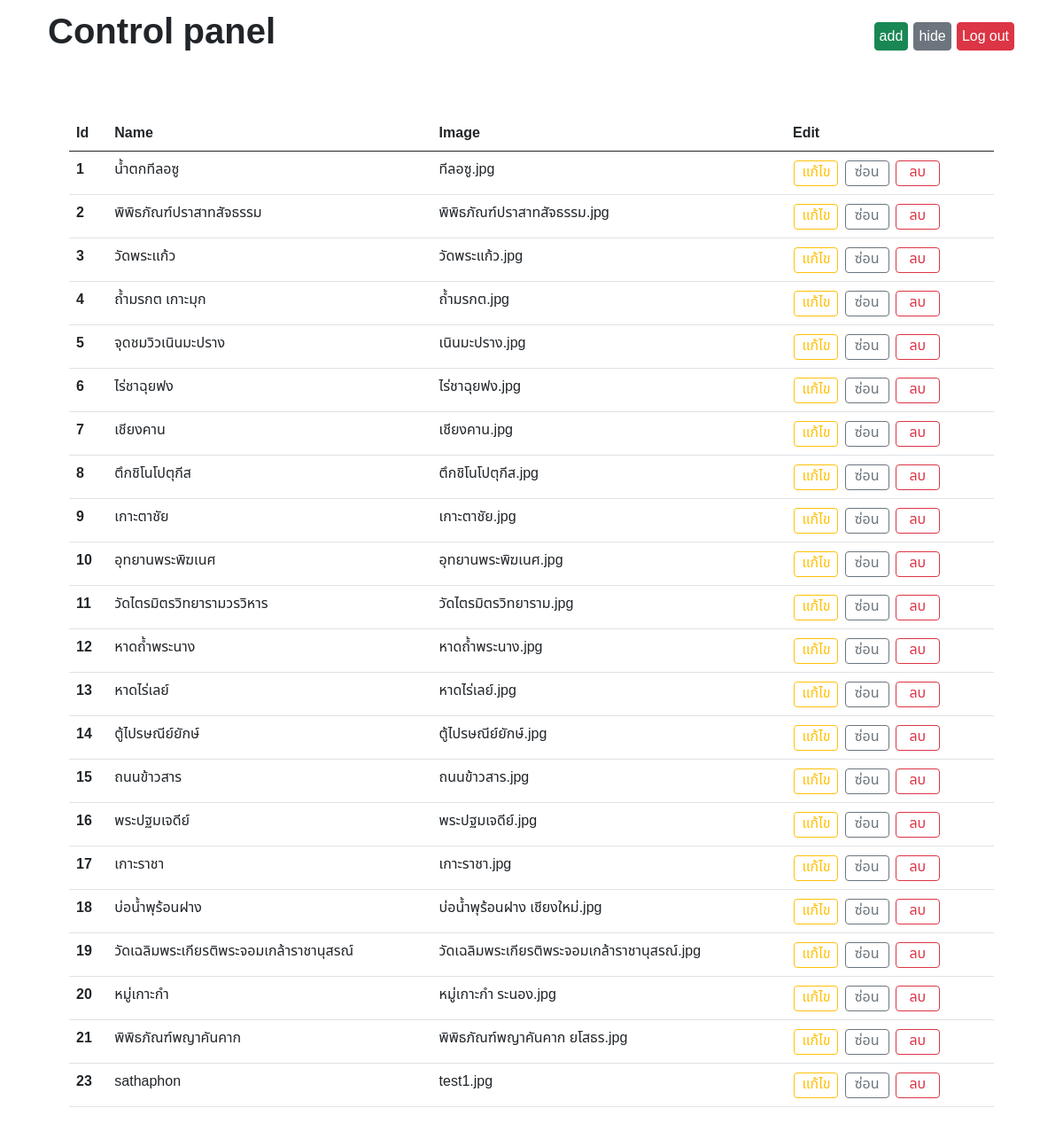
The app's page /panel/admin.php (signed in) with its own data.
### tables this page shows
CREATE TABLE `content` (
  `id` int NOT NULL AUTO_INCREMENT,
  `name` varchar(255) NOT NULL,
  `details` text NOT NULL,
  `image` text NOT NULL,
  `hide` varchar(1) NOT NULL,
  `id_prov` int NOT NULL,
  PRIMARY KEY (`id`),
  KEY `content` (`id_prov`),
  CONSTRAINT `content` FOREIGN KEY (`id_prov`) REFERENCES `province` (`id_prov`)
);

### panel/admin.php (the view, shortened to what this page needs)
<?php
    include '../db/connect.php';
    $sql = "SELECT * FROM content WHERE hide = '0'";
    $database = $conn->query($sql);
?>
<!DOCTYPE html>
<html lang="en">
  <head>
    <link href="https://cdn.jsdelivr.net/npm/bootstrap@5.0.2/dist/css/bootstrap.min.css" rel="stylesheet">
    <link rel="stylesheet" href="../css/style_admin.css">
</head>
<body>
    <header>
        <nav class="navbar container">
            <div class="container-fluid">
                <div>
                  <h1 class="navbar-brand fs-1 fw-bolder">Control panel</h1>
                </div>
                <div>
                  <a id="head-link" class='btn btn-success navbar-brand fs-6' href="add_content.php">add</a>
                  <a id="head-link" class="btn btn-secondary navbar-brand fs-6" href="show_hide.php">hide</a>
                  <a id="head-link" class="btn btn-danger navbar-brand fs-6" href="admin.php?logout=test">Log out</a>
                </div>
            </div>
        </nav>
    </header>
    <main>
      <div class="container p-5">
        <table class="table">
          <thead>
            <tr>
              <th scope="col">Id</th>
              <th scope="col">Name</th>
              <th scope="col">Image</th>
              <th scope="col">Edit</th>
            </tr>
          </thead>
          <tbody>
            <?php
              while($row = $database->fetch_assoc()) {
            ?>
              <tr>
              <th scope="row"> <?php echo $row["id"]; ?> </th>
                <td><?php echo $row["name"];?></td>
                <td><?php echo $row['image'];?></td>
                <td>
                  <div id="edit">
                    <a id="btn-edit" class="col btn btn-outline-warning"  href="edit_content.php?idC=<?php echo $row['id']; ?>">แก้ไข</a>
                    <a id="btn-hide" class="col btn btn-outline-secondary" href="hide_db.php?idC=<?php echo $row['id']; ?>&hide=<?php echo $row['hide']; ?>">
                        ซ่อน
                    </a>
                    <a id="btn-delete" class="col btn btn-outline-danger" href="delete_db.php?idC=<?php echo $row['id']; ?>&nameImage=<?php echo $row['image'] ?>"> ลบ </a>
                  </div>
                </td>
              </tr>
            <?php
              }
              ?>
            </tbody>
          </table>
      </div>
    </main>
</body>
</html>

### css/style_admin.css (style rules this page uses)
* { font-family: 'Noto Sans Thai', sans-serif; }
#btn-edit, #btn-hide, #btn-delete { width: 50px; height: 29px; padding: 0; margin: 1.5px; }
#head-link { padding: 3px 5px; margin: 1px; }

### records on screen
content: id "1", name "น้ำตกทีลอซู", image "ทีลอซู.jpg"
content: id "2", name "พิพิธภัณฑ์ปราสาทสัจธรรม", image "พิพิธภัณฑ์ปราสาทสัจธรรม.jpg"
content: id "3", name "วัดพระเเก้ว", image "วัดพระแก้ว.jpg"
content: id "4", name "ถ้ำมรกต เกาะมุก", image "ถ้ำมรกต.jpg"
content: id "5", name "จุดชมวิวเนินมะปราง", image "เนินมะปราง.jpg"
content: id "6", name "ไร่ชาฉุยฟง", image "ไร่ชาฉุยฟง.jpg"
content: id "7", name "เชียงคาน", image "เชียงคาน.jpg"
content: id "8", name "ตึกชิโนโปตุกีส", image "ตึกชิโนโปตุกีส.jpg"
content: id "9", name "เกาะตาชัย", image "เกาะตาชัย.jpg"
content: id "10", name "อุทยานพระพิฆเนศ", image "อุทยานพระพิฆเนศ.jpg"
content: id "11", name "วัดไตรมิตรวิทยารามวรวิหาร", image "วัดไตรมิตรวิทยาราม.jpg"
content: id "12", name "หาดถ้ำพระนาง", image "หาดถ้ำพระนาง.jpg"
content: id "13", name "หาดไร่เลย์", image "หาดไร่เลย์.jpg"
content: id "14", name "ตู้ไปรษณีย์ยักษ์", image "ตู้ไปรษณีย์ยักษ์.jpg"
content: id "15", name "ถนนข้าวสาร", image "ถนนข้าวสาร.jpg"
content: id "16", name "พระปฐมเจดีย์", image "พระปฐมเจดีย์.jpg"
content: id "17", name "เกาะราชา", image "เกาะราชา.jpg"
content: id "18", name "บ่อน้ำพุร้อนฝาง", image "บ่อน้ำพุร้อนฝาง เชียงใหม่.jpg"
content: id "19", name "วัดเฉลิมพระเกียรติพระจอมเกล้าราชานุสรณ์", image "วัดเฉลิมพระเกียรติพระจอมเกล้าราชานุสรณ์.jpg"
content: id "20", name "หมู่เกาะกำ", image "หมู่เกาะกำ ระนอง.jpg"
content: id "21", name "พิพิธภัณฑ์พญาคันคาก", image "พิพิธภัณฑ์พญาคันคาก ยโสธร.jpg"
content: id "23", name "sathaphon", image "test1.jpg"
